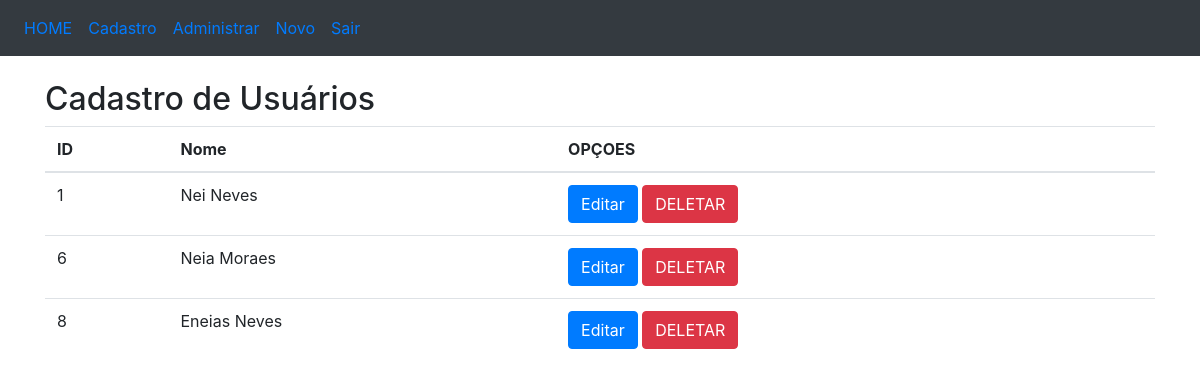
The app's page /usuarios/, older data.
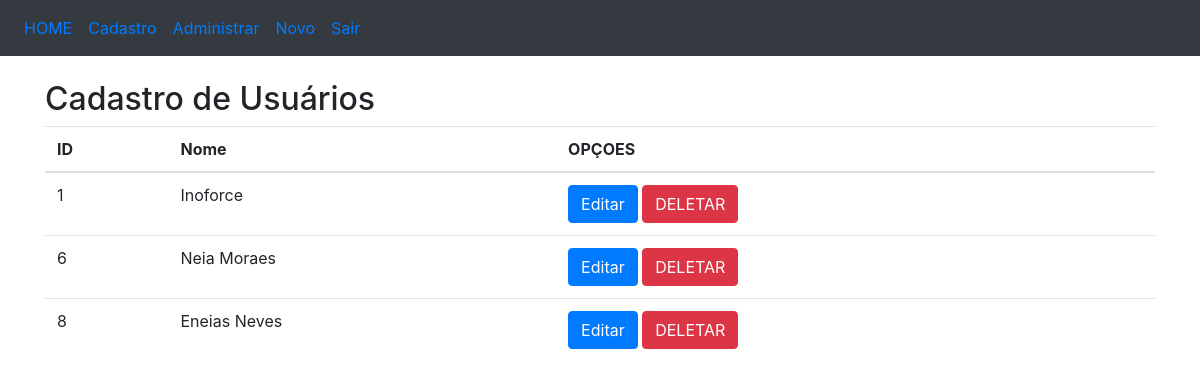
The same page, newer data.
### usuarios/models.py (models this page shows, shortened)
class Usuario(models.Model):
	code = models.CharField(max_length=15)
	active = models.IntegerField()
	name = models.CharField(max_length=100)
	email = models.CharField(max_length=100)
	user = models.CharField(max_length=50)
	password = models.CharField(max_length=10)

### usuarios/views.py (the view)
# urls.py: path('usuarios/', include('usuarios.urls')),
def usuarios(request):
	titulo = 'Cadastro de Usuários'
	usuarios = Usuario.objects.all()
	global ok
	return render(request, 'usuarios.html', {'titulo': titulo, 'usuarios': usuarios, 'ok': ok})

### usuarios/templates/usuarios.html (shortened to what this page needs)
<!DOCTYPE html>
<html>
<head>
	<link rel="stylesheet" href="https://maxcdn.bootstrapcdn.com/bootstrap/4.3.1/css/bootstrap.min.css">
</head>
<body>
	<nav class="navbar navbar-expand-sm bg-dark">
		<ul class="navbar-nav">
			<li class="nav-item">
				<a class="nav-link" href="/home">HOME</a>
			</li>
			<li class="nav-item">
				<a class="nav-link" href="/usuarios">Cadastro</a>
			</li>
			<li class="nav-item">
				<a class="nav-link" href="/admin">Administrar</a>
			</li>
			<li class="nav-item">
				<a class="nav-link" href="/usuarios/novo">Novo</a>
			</li>
			<li class="nav-item">
				<a class="nav-link" href="/usuarios/login">Sair</a>
			</li>
		</ul>
	</nav>
	<br>
	<div class="container">
		<h2>{{titulo}}</h2>
		<div style="overflow-y: scroll; height: 410px; width: : 100%;" align="center">
			<table class="table">
				<thead>
					<tr>
						<th>ID</th>
						<th>Nome</th>
						<th>OPÇOES</th>
					</tr>
				</thead>
				<tbody>
					{% for usuario in usuarios %}
					<tr>
						<td nowrap="true">{{usuario.id}}</td>
						<td nowrap="true">{{usuario.name}}</td>
						<td nowrap="true">
							<a href="/usuarios/edicao/{{usuario.id}}"
							class="btn btn-primary" role="button">
								Editar
							</a>
							<a href="/usuarios/delecao/{{usuario.id}}"
							class="btn btn-danger" role="button">
								DELETAR
							</a>
						</td>
					</tr>
					{% endfor %}
				</tbody>
			</table>
		</div>
	</div>
</body>
</html>

Row changes from the older to the newer data that the page shows:
changed Usuario id 1: name "Nei Neves" → "Inoforce"
